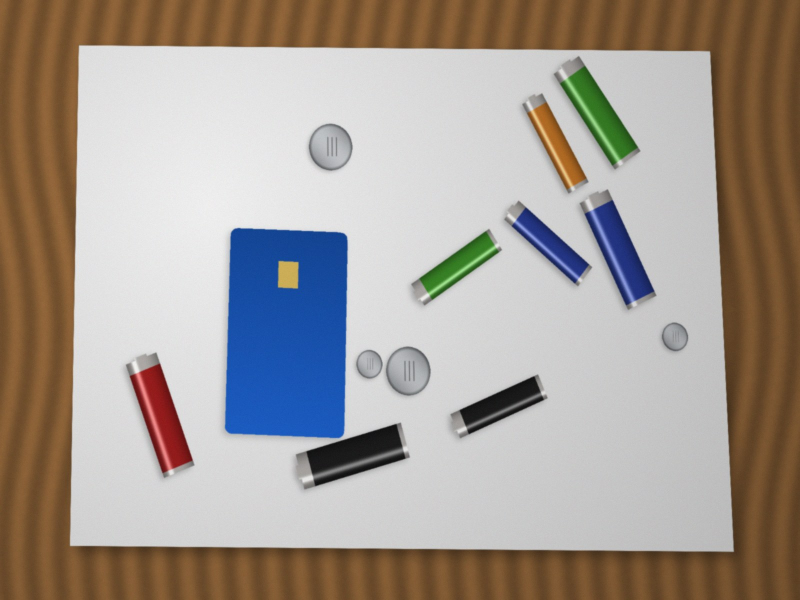
#> input picture data/tests/battery_1_tilted.jpg, 1600 x 1200 px (shown at 1/2 size)
$ python -i segment.py   (imports and definitions only)
#> lines starting #> are read from the running program, lines starting #| are printed output that depends on the picture; after the words box and inside, x2 and y2 are one past the last pixel; in counts of white or black regions, pixels touching at a corner belong together
### ivp/core.py
"""Core image-processing primitives, written from scratch on NumPy.

Everything here follows the textbook definition (Gonzalez & Woods). OpenCV is used elsewhere
only for the extension techniques (Hough, bilateral, CLAHE, inpainting) and for Lab conversion.
"""

import numpy as np
from numpy.lib.stride_tricks import sliding_window_view
from scipy import ndimage

# ----------------------------------------------------------------------------- basics


def to_u8(x):
    """Float image in 0..255 -> uint8 with rounding and clipping."""
    return np.clip(np.rint(x), 0, 255).astype(np.uint8)


# [95 lines left out: functions rgb_to_gray, rgb_to_hsv, hsv_to_rgb, rgb_to_yuv, yuv_to_rgb, lab_distance and 4 more, not called in this run]


SOBEL_X = np.array([[-1, 0, 1], [-2, 0, 2], [-1, 0, 1]], dtype=np.float32)
SOBEL_Y = SOBEL_X.T
LAPLACIAN = np.array([[0, 1, 0], [1, -4, 1], [0, 1, 0]], dtype=np.float32)


# [4 lines left out: function sobel, not called in this run]


def laplacian(gray):
    return convolve2d(gray, LAPLACIAN)


# [6 lines left out: function median3x3, not called in this run]


# ----------------------------------------------------------------------------- histograms / point operations


def histogram(u8):
    return np.bincount(u8.ravel(), minlength=256)


# [16 lines left out: functions equalize, match_histogram, not called in this run]


def contrast_stretch(x, lo, hi):
    """Piecewise-linear contrast stretching of x (any scale) from [lo,hi] to [0,1]."""
    return np.clip((x - lo) / max(hi - lo, 1e-6), 0.0, 1.0)


def gamma_transform(x01, gamma):
    return np.power(np.clip(x01, 0, 1), gamma)


def log_transform(x01, c=5.0):
    return np.log1p(c * np.clip(x01, 0, 1)) / np.log1p(c)


# [24 lines left out: functions otsu_threshold, _slide, not called in this run]


def erode(img, k):
    return _slide(img, k, np.min)


def dilate(img, k):
    return _slide(img, k, np.max)


def opening(img, k):
    return dilate(erode(img, k), k)


def closing(img, k):
    return erode(dilate(img, k), k)


def top_hat(img, k):
    """Bright details thinner than the structuring element."""
    return img - opening(img, k)


def black_hat(img, k):
    """Dark details thinner than the structuring element."""
    return closing(img, k) - img


def box_filter(img, r):
    """Mean over a (2r+1) x (2r+1) window, reflected borders."""
    return ndimage.uniform_filter(img.astype(np.float32), size=2 * r + 1, mode="reflect")


# [11 lines left out: function guided_filter, not called in this run]


def smoothstep(a, b, x):
    t = np.clip((np.asarray(x, dtype=np.float32) - a) / (b - a), 0, 1)
    return t * t * (3 - 2 * t)


# [64 lines left out: functions line_close, line_ridge, long_line_pixels, not called in this run]


def label_components(mask):
    """8-connected component labelling."""
    return ndimage.label(mask, structure=np.ones((3, 3), dtype=int))


# ----------------------------------------------------------------------------- Canny


# [29 lines left out: function canny, not called in this run]


# ----------------------------------------------------------------------------- transforms


def dct_matrix(n=8):
    k = np.arange(n)[:, None]
    i = np.arange(n)[None, :]
    c = np.cos((2 * i + 1) * k * np.pi / (2 * n))
    c[0] *= 1 / np.sqrt(2)
    return (c * np.sqrt(2 / n)).astype(np.float32)


_C8 = dct_matrix(8)


# [55 lines left out: functions dct_shrink, fft_spectrum_image, homomorphic, wiener_deblur, not called in this run]

### ivp/segment.py
"""Segmentation: finds the batteries and the card on the white paper.

Steps (each returns its intermediate image so the website can show before / after):
  background model  -> background division (evens out lighting and vignetting)
  normalised image  -> Euclidean colour distance from the background, Otsu threshold
  shadow test (HSV) -> pixels that are only a darker copy of the paper are dropped
  region filling    -> enclosed gaps (printing, glare on metal) are filled, real gaps that
                       look like the paper are kept
  morphology        -> opening / closing to remove specks and close gaps
  splitting         -> distance transform + h-maxima markers + watershed
"""

import numpy as np
import cv2
from scipy import ndimage

from . import core


# ----------------------------------------------------------------------------- lighting


def saturation(rgb):
    """HSV saturation S = (max - min) / max of an RGB image (0..1)."""
    rgb = rgb.astype(np.float32)
    mx, mn = rgb.max(-1), rgb.min(-1)
    return (mx - mn) / np.maximum(mx, 1)


def coloured_objects(rgb, min_area=2500):
    """Colour slicing: large strongly coloured objects (the card, coloured battery bodies)
    found by their HSV saturation compared with the paper. Pieces that lie
    close together (the two blue bands of a card around its white stripe) are grouped and
    replaced by their convex hull."""
    s = saturation(rgb)
    s_bg = np.median(s)
    m = (s > s_bg + 0.25).astype(np.uint8)
    m = cv2.morphologyEx(m, cv2.MORPH_OPEN, np.ones((5, 5), np.uint8))
    groups = cv2.dilate(m, np.ones((41, 41), np.uint8))
    lab, n = ndimage.label(groups)
    out = np.zeros(m.shape, np.uint8)
    for i in range(1, n + 1):
        pts = np.column_stack(np.nonzero((lab == i) & (m > 0)))[:, ::-1]
        if len(pts) < min_area:
            continue
        hull = cv2.convexHull(pts.astype(np.int32))
        cv2.fillConvexPoly(out, hull, 1)
    return cv2.dilate(out, np.ones((9, 9), np.uint8)) > 0


def fit_background(rgb, step=8, sigma=4.0, iters=6):
    """Lighting of the empty paper, estimated by robust normalised convolution.

    On a coarse grid the image is smoothed with a Gaussian that only averages pixels currently
    believed to be background (weight w): bg = G*(I w) / G*(w). Pixels that differ from that
    estimate (batteries, shadows, the card) get weight 0 and the estimate is repeated. The
    result follows vignetting and dark corners but not the objects themselves."""
    h, w, _ = rgb.shape
    small = cv2.resize(rgb.astype(np.float32), (w // step, h // step), interpolation=cv2.INTER_AREA)
    excl = cv2.resize(coloured_objects(rgb).astype(np.uint8), (w // step, h // step),
                      interpolation=cv2.INTER_NEAREST) > 0
    # anything much darker than the paper is an object, never background: a large black card
    # would otherwise be blurred into the lighting estimate and then vanish after division
    bright = small.mean(axis=-1)
    excl |= bright < 0.6 * np.percentile(bright, 90)
    wgt = (~excl).astype(np.float32)
    est = small.copy()
    for _ in range(iters):
        num = np.stack([ndimage.gaussian_filter(small[..., c] * wgt, sigma) for c in range(3)], -1)
        den = ndimage.gaussian_filter(wgt, sigma)[..., None]
        wide_num = np.stack([ndimage.gaussian_filter(small[..., c] * wgt, sigma * 4) for c in range(3)], -1)
        wide_den = ndimage.gaussian_filter(wgt, sigma * 4)[..., None]
        # where few background pixels are nearby (under a large card) blend smoothly towards
        # a wider average, so the estimate has no steps
        alpha = np.clip(den / 0.3, 0, 1)
        est = alpha * (num / np.maximum(den, 1e-6)) + (1 - alpha) * (wide_num / np.maximum(wide_den, 1e-6))
        # relative deviation, with a brightness floor so dark corners are not over-sensitive
        dev = np.sqrt((((small - est) / np.maximum(est, 80)) ** 2).sum(-1))
        wgt = ((dev < 0.07) & ~excl).astype(np.float32)
    bg = cv2.resize(est, (w, h), interpolation=cv2.INTER_LINEAR)
    return np.maximum(bg, 4.0)


# ----------------------------------------------------------------------------- object mask


# [75 lines left out: functions object_mask, fill_regions, tidy, not called in this run]


def _on_border(m):
    return bool(m[0].any() or m[-1].any() or m[:, 0].any() or m[:, -1].any())


# [153 lines left out: functions _pieces, _is_round, _is_card, detach, boundary, h_maxima and 2 more, not called in this run]


NECK = 0.85     # a watershed cut longer than this share of the thinner piece's width is undone


# [69 lines left out: functions merge_wide_cuts, split_touching, denoise, not called in this run]

>>> import cv2
>>> picture = cv2.imread('../data/tests/battery_1_tilted.jpg')
#> picture is the input picture: shape (1200, 1600, 3); mean B, G, R 148.6, 155.9, 164.8
>>> result = fit_background(picture)
#> in saturation, `mx, mn = rgb.max(-1), rgb.min(-1)`:
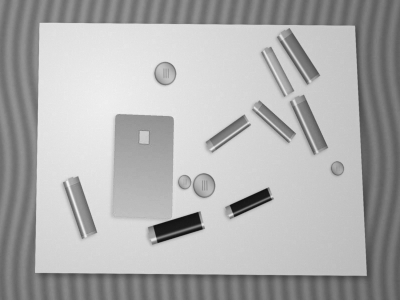
#> mx: shape (1200, 1600) float32 (shown at 1/4 size); min 10, max 247, mean 173.8
#> in saturation, `mx, mn = rgb.max(-1), rgb.min(-1)`:
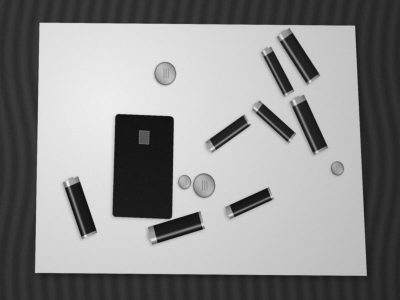
#> mn: shape (1200, 1600) float32 (shown at 1/4 size); min 9, max 242, mean 140.2
#> in saturation, `return (mx - mn) / np.maximum(mx, 1)`:
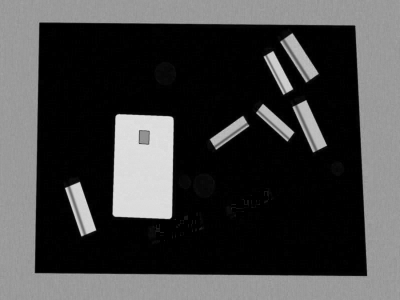
#> returned value: shape (1200, 1600) float32 (shown at 1/4 size); min 0, max 0.938, mean 0.263
#> in coloured_objects, `s_bg = np.median(s)`: s_bg = 0.00966
#> in coloured_objects, `m = (s > s_bg + 0.25).astype(np.uint8)`:
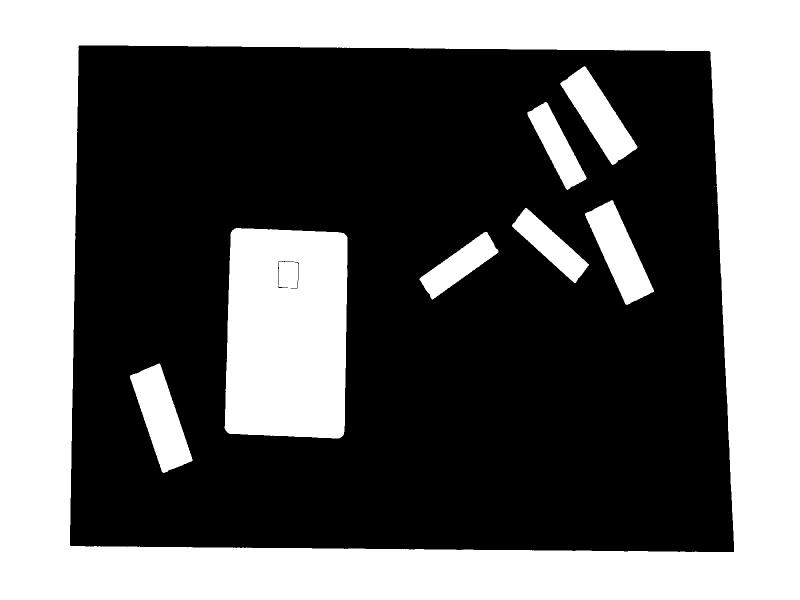
#> m: shape (1200, 1600) (shown at 1/2 size); values 0 (black) and 1 (white), 40.7% white; 8 white regions, largest, box (x1, y1, x2, y2) and area: (0, 0, 1600, 1200) 621962, (449, 456, 695, 877) 97482, (260, 727, 385, 946) 13555
#> in coloured_objects, `groups = cv2.dilate(m, np.ones((41, 41), np.uint8))`:
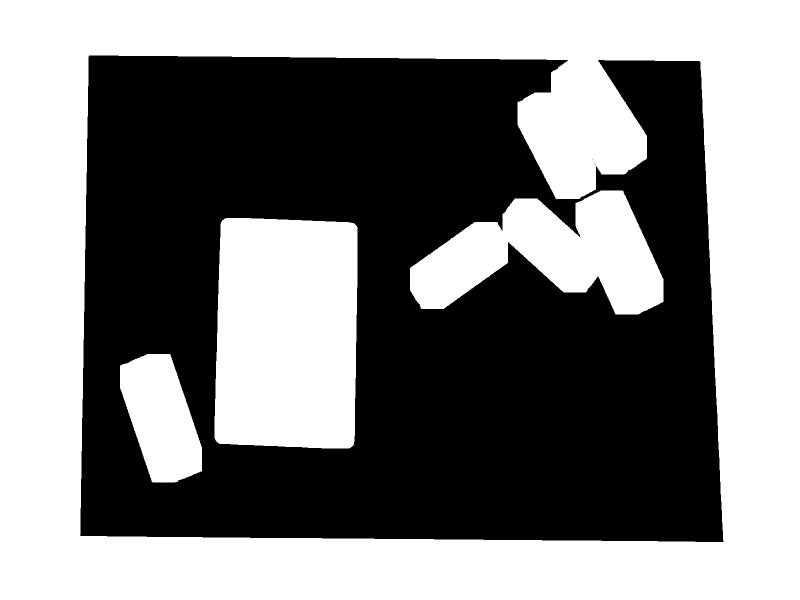
#> groups: shape (1200, 1600) (shown at 1/2 size); values 0 (black) and 1 (white), 51.4% white; 4 black regions (3 under 20 px), largest, box (x1, y1, x2, y2) and area: (160, 111, 1447, 1084) 933610
#> in coloured_objects, `lab, n = ndimage.label(groups)`:
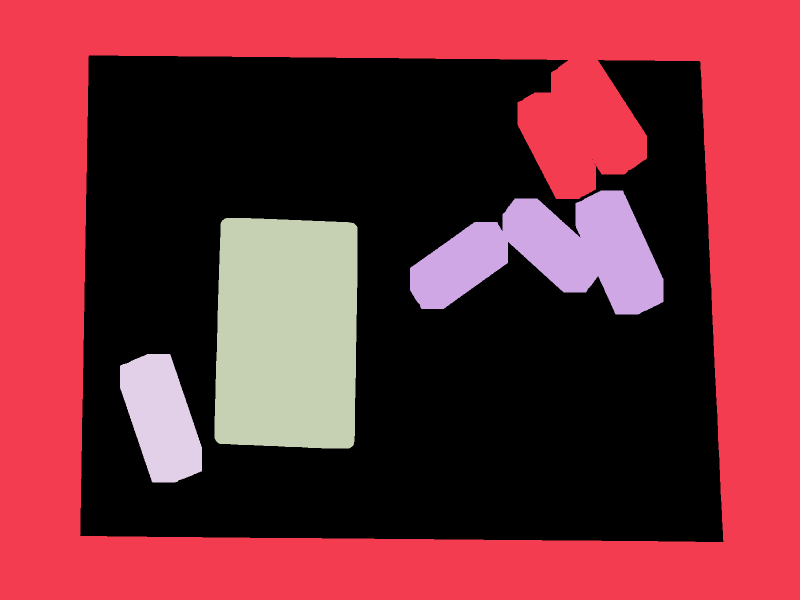
#> lab: shape (1200, 1600) int32 (shown at 1/2 size); 5 distinct labels, from 0 to 4; one colour per label, 0 black
#> in coloured_objects, `lab, n = ndimage.label(groups)`: n = 4
#> the loop in coloured_objects, `for i in range(1, n + 1):` made 4 passes
#> hull on pass 1: [[1599, 1199], [0, 1199], [0, 0], [1599, 0]]
#> in fit_background, `bright = small.mean(axis=-1)`:
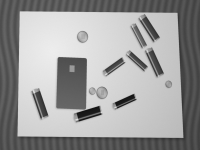
#> bright: shape (150, 200) float32; min 19.44, max 237.6, mean 156.4

$ run again, on data/tests/battery_2_touching.jpg
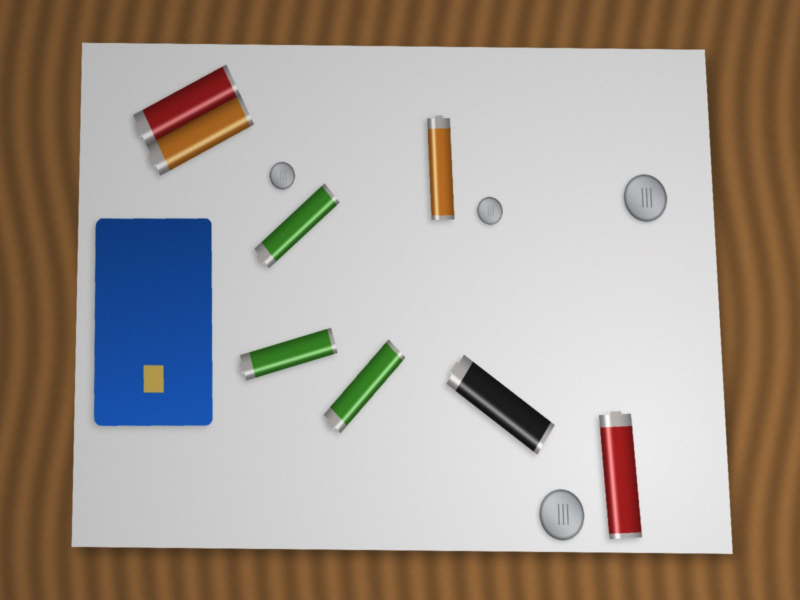
#> input picture data/tests/battery_2_touching.jpg, 1600 x 1200 px (shown at 1/2 size)
#> picture is the input picture: shape (1200, 1600, 3); mean B, G, R 145.5, 154.6, 164.7
#> s_bg = 0.00976
#> groups: shape (1200, 1600); values 0 (black) and 1 (white), 51.7% white; 1 black region, box (x1, y1, x2, y2) and area: (164, 105, 1444, 1088) 927848
#> in coloured_objects, `lab, n = ndimage.label(groups)`:
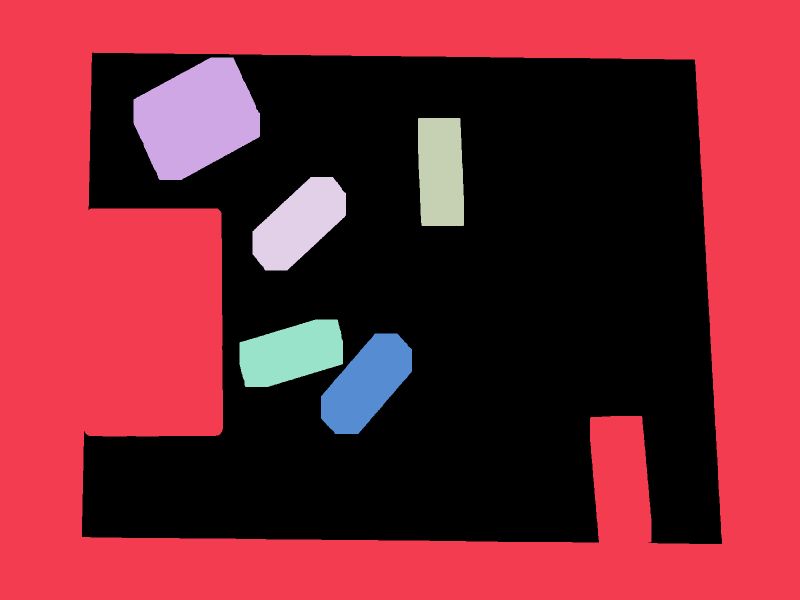
#> lab: shape (1200, 1600) int32 (shown at 1/2 size); 7 distinct labels, from 0 to 6; one colour per label, 0 black
#> n = 6
#> the loop in coloured_objects, `for i in range(1, n + 1):` made 6 passes
#> hull on pass 1: [[1599, 1199], [0, 1199], [0, 0], [1599, 0]]
#> excl: shape (150, 200) bool; every value is 1
#> in fit_background, `bright = small.mean(axis=-1)`:
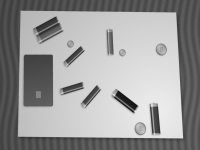
#> bright: shape (150, 200) float32; min 20.94, max 237, mean 154.9
#> wgt: shape (150, 200) float32; every value is 0
#> bg: shape (1200, 1600, 3) float32; every value is 0

$ run again, on data/tests/battery_3_strong_tilt_dim.jpg
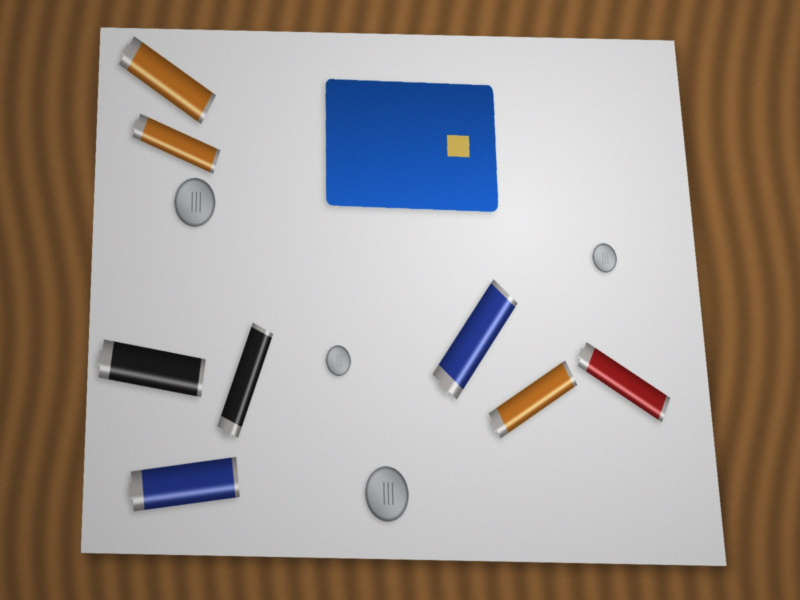
#> input picture data/tests/battery_3_strong_tilt_dim.jpg, 1600 x 1200 px (shown at 1/2 size)
#> picture is the input picture: shape (1200, 1600, 3); mean B, G, R 143.3, 150.4, 160
#> s_bg = 0.00995
#> groups: shape (1200, 1600); values 0 (black) and 1 (white), 51.4% white; 1 black region, box (x1, y1, x2, y2) and area: (183, 76, 1429, 1112) 933818
#> in coloured_objects, `lab, n = ndimage.label(groups)`:
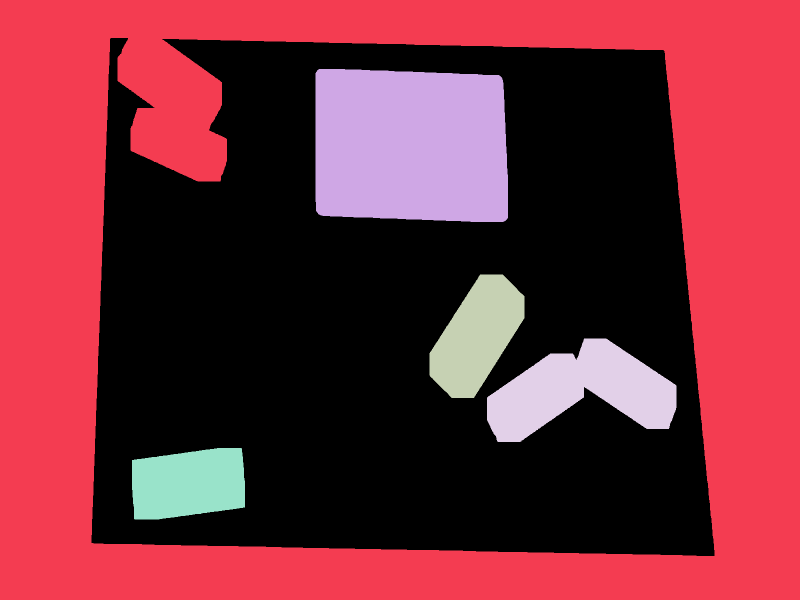
#> lab: shape (1200, 1600) int32 (shown at 1/2 size); 6 distinct labels, from 0 to 5; one colour per label, 0 black
#> n = 5
#> the loop in coloured_objects, `for i in range(1, n + 1):` made 5 passes
#> hull on pass 1: [[1599, 1199], [0, 1199], [0, 0], [1599, 0]]
#> excl: shape (150, 200) bool; every value is 1
#> in fit_background, `bright = small.mean(axis=-1)`:
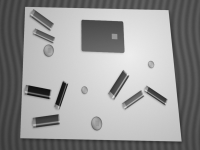
#> bright: shape (150, 200) float32; min 16.98, max 237.5, mean 151.3
#> wgt: shape (150, 200) float32; every value is 0
#> bg: shape (1200, 1600, 3) float32; every value is 0
